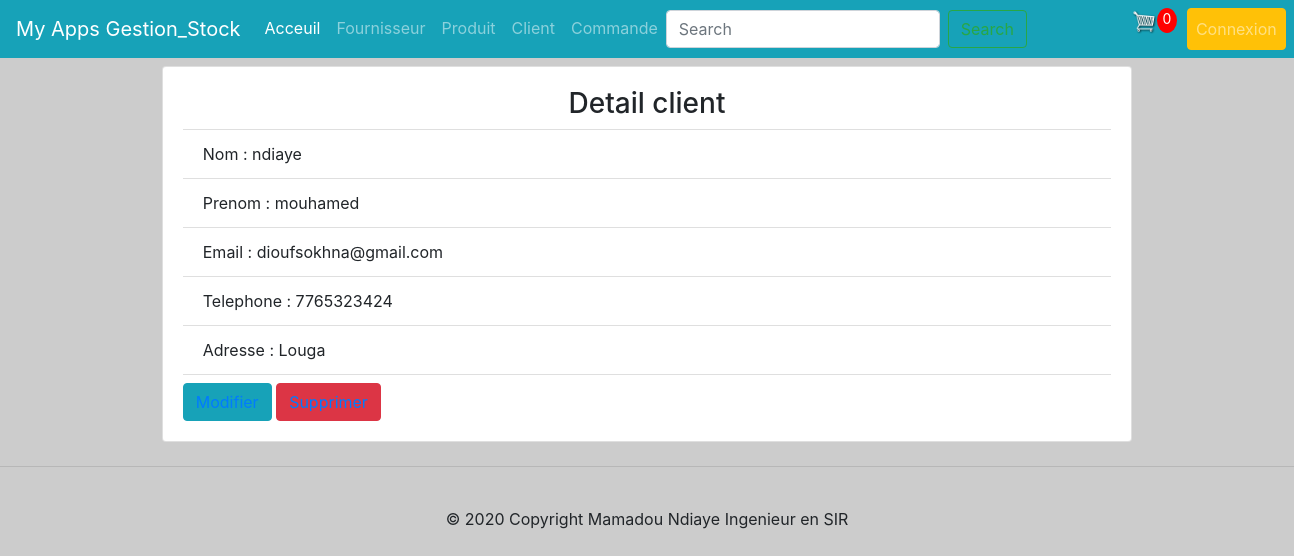
The app's page /client/4 with its own data.
### gestionCommande/models.py (models this page shows)
class Client(models.Model):
    nom = models.CharField(max_length=30)
    prenom = models.CharField(max_length=30)
    email = models.EmailField(max_length=30)
    telephone = models.CharField(max_length=15)
    adresse = models.CharField(max_length=30)

### gestionCommande/views.py (the view)
# urls.py: path("client/<int:id>",detail_clients,name='details_client'),
def detail_clients(request,id):
    client= get_object_or_404(Client,id=id)
    context = {"client":  client}
    print(context)
    print('voici le nom du client',client.nom)
    return render(request, "clients/client_detail.html",context)

### gestionCommande/templates/clients/client_detail.html
    {% extends  "base.html" %}
{% block contenu %}
 <div class="row mt-2">
     <div class="col-md-9 m-auto">
         <div class="row">
         <div class="card card-body ">
              <div class="panel-heading"><h3  class="text-center">Detail client</h3></div>
             <ul class="list-group list-group-flush">
              <li class="list-group-item">Nom : {{client.nom}}</li>
              <li class="list-group-item">Prenom : {{client.prenom}}</li>
              <li class="list-group-item">Email : {{client.email}}</li>
              <li class="list-group-item">Telephone : {{client.telephone}}</li>
              <li class="list-group-item">Adresse : {{client.adresse}}</li>
            </ul>
             <div class="mt-2">
                  <button class="btn btn-info"> <a  href=" {% url 'edit_client' client.id %}">Modifier</a></button>
                 <button class="btn btn-danger"> <a  href=" {% url 'delete_client' client.id %}">Supprimer</a></button>
             </div>
         </div>
         </div>
     </div>
 </div>
{% endblock%}

### gestionCommande/templates/base.html (style rules this page uses)
body { background-color : #ccc; }

### records on screen
Client: nom "ndiaye", prenom "mouhamed", email "dioufsokhna@gmail.com", telephone "7765323424", adresse "Louga"
